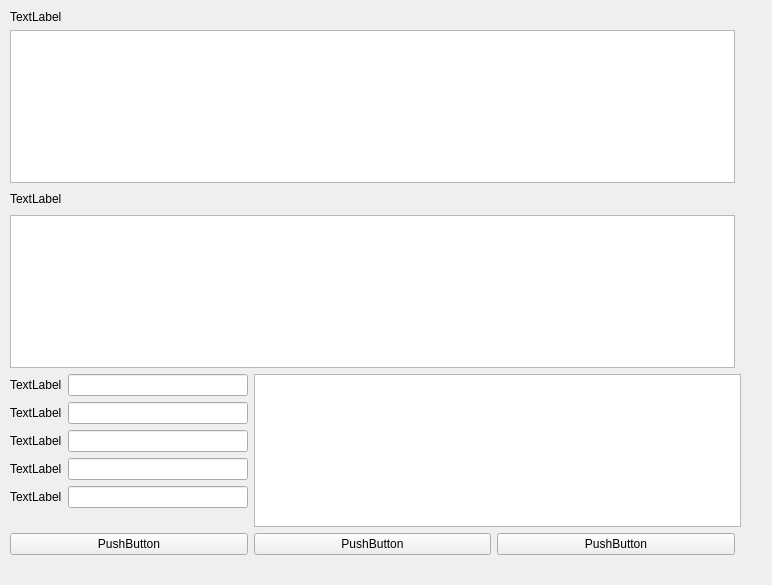
<?xml version="1.0" encoding="UTF-8"?>
<ui version="4.0">
 <class>FormPageNetwork</class>
 <widget class="QWidget" name="FormPageNetwork">
  <property name="geometry">
   <rect>
    <x>0</x>
    <y>0</y>
    <width>772</width>
    <height>585</height>
   </rect>
  </property>
  <property name="windowTitle">
   <string>Form</string>
  </property>
  <widget class="QWidget" name="gridLayoutWidget">
   <property name="geometry">
    <rect>
     <x>10</x>
     <y>10</y>
     <width>731</width>
     <height>545</height>
    </rect>
   </property>
   <layout class="QGridLayout" name="gridLayout">
    <item row="2" column="0">
     <widget class="QLabel" name="lan_label">
      <property name="text">
       <string>TextLabel</string>
      </property>
     </widget>
    </item>
    <item row="6" column="2">
     <widget class="QPushButton" name="connect_button">
      <property name="text">
       <string>PushButton</string>
      </property>
     </widget>
    </item>
    <item row="2" column="2">
     <spacer name="horizontalSpacer_2">
      <property name="orientation">
       <enum>Qt::Horizontal</enum>
      </property>
      <property name="sizeHint" stdset="0">
       <size>
        <width>40</width>
        <height>20</height>
       </size>
      </property>
     </spacer>
    </item>
    <item row="5" column="0">
     <layout class="QFormLayout" name="formLayout">
      <item row="0" column="0">
       <widget class="QLabel" name="lhost">
        <property name="text">
         <string>TextLabel</string>
        </property>
       </widget>
      </item>
      <item row="0" column="1">
       <widget class="QLineEdit" name="connect_host_edit"/>
      </item>
      <item row="1" column="0">
       <widget class="QLabel" name="lport">
        <property name="text">
         <string>TextLabel</string>
        </property>
       </widget>
      </item>
      <item row="1" column="1">
       <widget class="QLineEdit" name="connect_port_edit"/>
      </item>
      <item row="2" column="1">
       <widget class="QLineEdit" name="connect_login_edit"/>
      </item>
      <item row="3" column="0">
       <widget class="QLabel" name="lpass">
        <property name="text">
         <string>TextLabel</string>
        </property>
       </widget>
      </item>
      <item row="3" column="1">
       <widget class="QLineEdit" name="connect_password_edit"/>
      </item>
      <item row="4" column="0">
       <widget class="QLabel" name="lconfpass">
        <property name="text">
         <string>TextLabel</string>
        </property>
       </widget>
      </item>
      <item row="4" column="1">
       <widget class="QLineEdit" name="connect_confirm_password_edit"/>
      </item>
      <item row="2" column="0">
       <widget class="QLabel" name="lname">
        <property name="text">
         <string>TextLabel</string>
        </property>
       </widget>
      </item>
     </layout>
    </item>
    <item row="3" column="0" colspan="3">
     <widget class="QTableWidget" name="lan_widget"/>
    </item>
    <item row="6" column="0">
     <widget class="QPushButton" name="refresh_button">
      <property name="text">
       <string>PushButton</string>
      </property>
     </widget>
    </item>
    <item row="2" column="1">
     <spacer name="horizontalSpacer">
      <property name="orientation">
       <enum>Qt::Horizontal</enum>
      </property>
      <property name="sizeHint" stdset="0">
       <size>
        <width>40</width>
        <height>20</height>
       </size>
      </property>
     </spacer>
    </item>
    <item row="0" column="0">
     <widget class="QLabel" name="wan_label">
      <property name="text">
       <string>TextLabel</string>
      </property>
     </widget>
    </item>
    <item row="6" column="1">
     <widget class="QPushButton" name="cancel_button">
      <property name="text">
       <string>PushButton</string>
      </property>
     </widget>
    </item>
    <item row="5" column="1" colspan="3">
     <widget class="QTableWidget" name="info_widget"/>
    </item>
    <item row="1" column="0" colspan="3">
     <widget class="QTableWidget" name="wan_widget"/>
    </item>
   </layout>
  </widget>
 </widget>
 <resources/>
 <connections/>
</ui>
